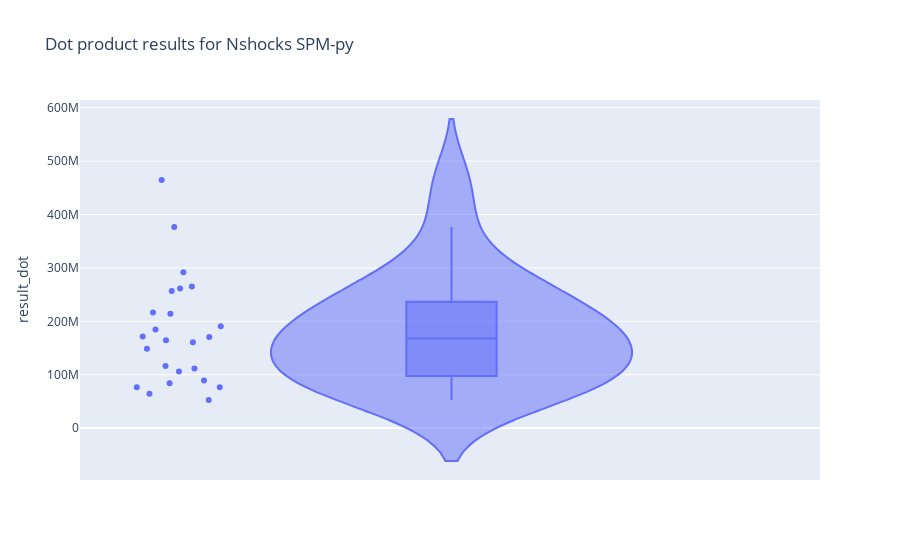

Notebook source saved alongside this figure:
### Code cell
import plotly.express as px

fig = px.violin(df_res, y='result_dot', box=True, # draw box plot inside the violin
                points='all', # can be 'outliers', or False
                title='Dot product results for Nshocks SPM-py'
               )
fig.show()

### Figure 1 — Plotly figure (JSON) as saved in the notebook; plotly's stock layout.template omitted (floating-point values rounded to 4 significant figures)
{"data": [{"alignmentgroup": "True", "box": {"visible": true}, "hovertemplate": "result_dot=%{y}<extra></extra>", "legendgroup": "", "marker": {"color": "#636efa"}, "name": "", "offsetgroup": "", "orientation": "v", "points": "all", "scalegroup": "True", "showlegend": false, "type": "violin", "x0": " ", "xaxis": "x", "y": [76480000.0, 464600000.0, 76590000.0, 83820000.0, 160900000.0, 190600000.0, 184900000.0, 265100000.0, 256900000.0, 52740000.0, 170900000.0, 214300000.0, 106200000.0, 171400000.0, 216700000.0, 291900000.0, 116400000.0, 89160000.0, 261600000.0, 376600000.0, 64240000.0, 148600000.0, 164700000.0, 111600000.0], "y0": " ", "yaxis": "y"}], "layout": {"legend": {"tracegroupgap": 0}, "title": {"text": "Dot product results for Nshocks SPM-py"}, "violinmode": "group", "xaxis": {"anchor": "y", "domain": [0, 1]}, "yaxis": {"anchor": "x", "domain": [0, 1], "title": {"text": "result_dot"}}}}
